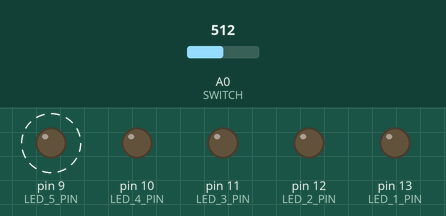
A sketch run on a simulated Arduino Uno, built with avr-gcc and run on an emulated ATmega328P. Shown: output pins drawn as LEDs (lit = HIGH). Dashed ring = blinking. The inputs (shaded band) are chosen by the test bench; at power-on: A0 (SWITCH) = 512. Random numbers use the default seed unless the sketch sets one.

Above: at 1.8 s.
1.9 s: A0 (SWITCH) set to 218
At 4.4 s:
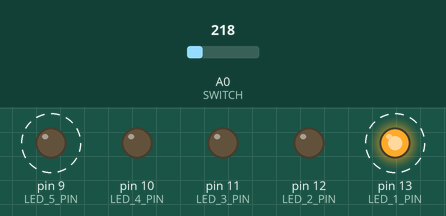
6.0 s: A0 (SWITCH) set to 186
7.5 s: A0 (SWITCH) set to 210
At 7.9 s:
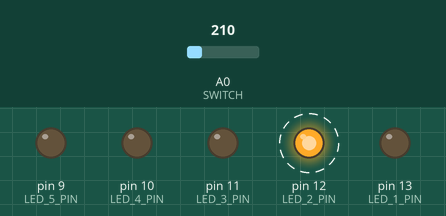
At 10.9 s:
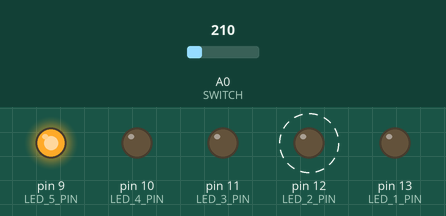
11.5 s: A0 (SWITCH) set to 190
Timing chart, 0 to 14.0 s (numbered marks = the images above; inputs shaded):
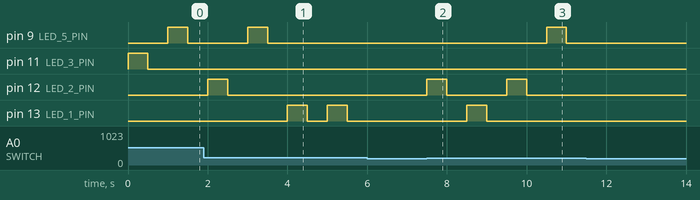

Measured:
- after the input at 6.0 s, every drawn part: stays the same
- after the input at 7.5 s, pin 9 (LED_5_PIN): LOW → HIGH after 3.0 s, → LOW 0.50 s later; pin 12 (LED_2_PIN): alternates HIGH for 0.50 s and LOW for 1.5 s, starting at once; pin 13 (LED_1_PIN): LOW → HIGH after 1.0 s, → LOW 0.50 s later
- after the input at 11.5 s, every drawn part: stays the same
- by itself, pin 13 (LED_1_PIN): alternates HIGH for 0.50 s and LOW for 0.50 s

The sketch:

sketch_nov04a.ino
```cpp
#include<Servo.h>

//사용될 LED정의//
const unsigned int LED_1_PIN = 13;
const unsigned int LED_2_PIN = 12;
const unsigned int LED_3_PIN = 11;
const unsigned int LED_4_PIN = 10;
const unsigned int LED_5_PIN = 9;

//Array관련 변수//
int LED_ARRAY[] = {LED_1_PIN,
                   LED_2_PIN,
                   LED_3_PIN,
                   LED_4_PIN,
                   LED_5_PIN
};
int array_size = sizeof(LED_ARRAY) / sizeof(int);

//가변저항(on/off switch역할)//
const unsigned int SWITCH = A0;

void setup() {
  Serial.begin(9600);

  // put your setup code here, to run once:
  pinMode(LED_1_PIN, OUTPUT);
  pinMode(LED_2_PIN, OUTPUT);
  pinMode(LED_3_PIN, OUTPUT);
  pinMode(LED_4_PIN, OUTPUT);
  pinMode(LED_5_PIN, OUTPUT);
}

void loop() {
  // put your main code here, to run repeatedly:
  int switch_value = analogRead(SWITCH);
  int array_number = rand()%array_size; //LED선택 번호//

  //PhotentionMeter의 값의 유무에 따라 LED를 제어//
  if(switch_value >= 200)
  {
    digitalWrite(LED_ARRAY[array_number], HIGH);
    delay(500);

    digitalWrite(LED_ARRAY[array_number], LOW);
    delay(500);
  }

  else //일정수치 이하로 내려가면 모든 LED off//
  {
    digitalWrite(LED_1_PIN, LOW);
    digitalWrite(LED_2_PIN, LOW);
    digitalWrite(LED_3_PIN, LOW);
    digitalWrite(LED_4_PIN, LOW);
    digitalWrite(LED_5_PIN, LOW);
  }
}
```
